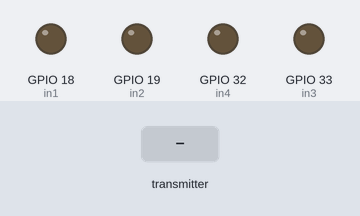
A sketch run on a simulated ESP32. Parts: output pins drawn as LEDs (lit = HIGH). Inputs (shaded band) come from the test bench. What the sketch prints to the serial monitor is not drawn.

Above: at 1.2 s.
1.3 s: the transmitter starts sending nilai_maju = 1
At 2.5 s:
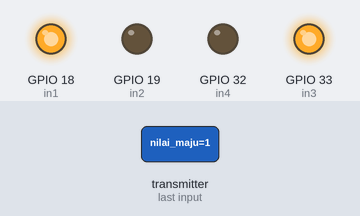
2.8 s: the transmitter starts sending nilai_mundur = 1
At 3.6 s:
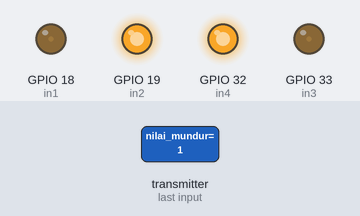
4.3 s: the transmitter starts sending nilai_kiri = 1
At 5.5 s:
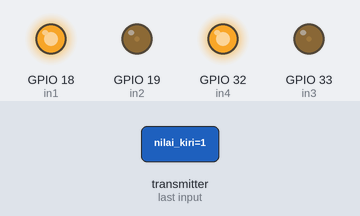
5.8 s: the transmitter starts sending nilai_kanan = 1
At 7.1 s:
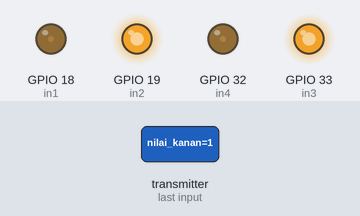
7.7 s: the transmitter starts sending nilai_pot = 1024
10.7 s: the transmitter starts sending nilai_kanan = 0
Timing chart, 0 to 13.2 s (numbered marks = the images above; inputs shaded):
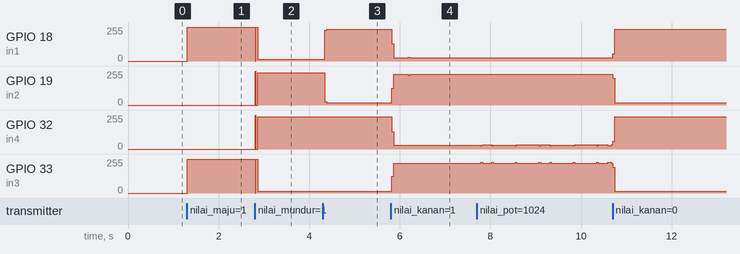

Measured:
- after the input at 1.3 s, GPIO 18 (in1), GPIO 33 (in3): 0/255 → 255/255 at once
- after the input at 2.8 s, GPIO 18 (in1), GPIO 33 (in3): 255/255 → 13/255 at once; GPIO 19 (in2), GPIO 32 (in4): 0/255 → 242/255 at once
- after the input at 4.3 s, GPIO 18 (in1): 13/255 → 237/255 after 0.05 s; GPIO 19 (in2): 242/255 → 18/255 after 0.05 s
- after the input at 5.8 s, GPIO 18 (in1): 237/255 → 23/255 at once, → 24/255 0.36 s later; GPIO 19 (in2): 18/255 → 232/255 at once, → 231/255 0.36 s later; GPIO 32 (in4): 242/255 → 30/255 at once; GPIO 33 (in3): 13/255 → 225/255 at once

The sketch:

ESP32Receiver_Sumo.ino
```cpp
#include <esp_now.h>
#include <WiFi.h>

#define in1 18
#define in2 19
#define in3 33
#define in4 32


bool maju, mundur, kiri, kanan;
uint16_t pot;

// Structure example to receive data
// Must match the sender structure
typedef struct struct_message {
  bool nilai_maju, nilai_mundur, nilai_kiri, nilai_kanan;
  uint16_t nilai_pot;
} struct_message;

// Create a struct_message called myData
struct_message myData;

// callback function that will be executed when data is received
void OnDataRecv(const uint8_t * mac, const uint8_t *incomingData, int len) {
  memcpy(&myData, incomingData, sizeof(myData));
  maju        = myData.nilai_maju;
  mundur      = myData.nilai_mundur;
  kiri        = myData.nilai_kiri;
  kanan       = myData.nilai_kanan;
  pot         = myData.nilai_pot;
}

void setup() {
  // Initialize Serial Monitor
  Serial.begin(115200);
  pinMode(in1, OUTPUT);
  pinMode(in2, OUTPUT);
  pinMode(in3, OUTPUT);
  pinMode(in4, OUTPUT);

  digitalWrite(in1, LOW);
  digitalWrite(in2, LOW);
  digitalWrite(in3, LOW);
  digitalWrite(in4, LOW);
  // Set device as a Wi-Fi Station
  WiFi.mode(WIFI_STA);

  // Init ESP-NOW
  if (esp_now_init() != ESP_OK) {
    Serial.println("Error initializing ESP-NOW");
    return;
  }

  // Once ESPNow is successfully Init, we will register for recv CB to
  // get recv packer info
  esp_now_register_recv_cb(OnDataRecv);
}

void loop() {
  Serial.println(
    "Nilai maju : " + String(maju) +
    "   | Nilai mundur : " + String(mundur) +
    "  | Nilai kiri : " + String(kiri) +
    "  | Nilai kanan : " + String(kanan) +
    "  | Nilai Pot : " + String(pot)
  );
  if (maju == HIGH) {
    gerak_maju();
  }
  if (mundur == HIGH) {
    gerak_mundur();
  }
  if (kiri == HIGH) {
    gerak_kiri();
  }
  if (kanan == HIGH) {
    gerak_kanan();
  }
  if ((maju == LOW) and (mundur == LOW) and (kanan == LOW) and (kiri == LOW)) {
    berhenti();
  }

}


void gerak_maju() {
  digitalWrite(in1, HIGH);
  digitalWrite(in2, LOW);
  digitalWrite(in3, HIGH);
  digitalWrite(in4, LOW);
  Serial.println("Maju");
}
void gerak_kiri() {
  digitalWrite(in1, HIGH);
  digitalWrite(in2, LOW);
  digitalWrite(in3, LOW);
  digitalWrite(in4, HIGH);
  Serial.println("Kiri");
}
void gerak_kanan() {
  digitalWrite(in1, LOW);
  digitalWrite(in2, HIGH);
  digitalWrite(in3, HIGH);
  digitalWrite(in4, LOW);
  Serial.println("Kanan");
}
void gerak_mundur() {
  digitalWrite(in1, LOW);
  digitalWrite(in2, HIGH);
  digitalWrite(in3, LOW);
  digitalWrite(in4, HIGH);
  Serial.println("Mundur");
}

void berhenti() {
  Serial.println("Berhenti");
  digitalWrite(in1, LOW);
  digitalWrite(in2, LOW);
  digitalWrite(in3, LOW);
  digitalWrite(in4, LOW);
}
```
